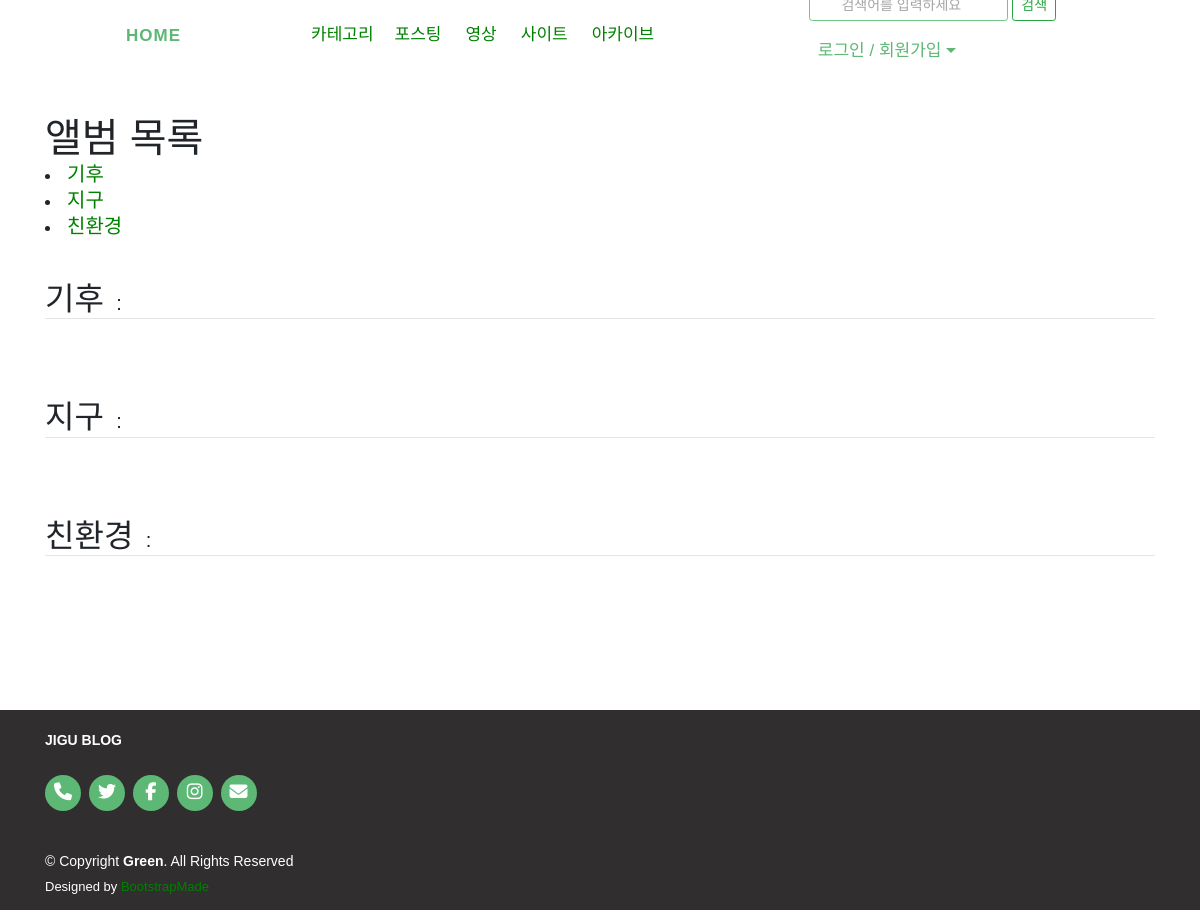
The app's page /photo/ with its own data.
### photo/models.py (models this page shows)
class Album(models.Model):
    name = models.CharField(max_length=30)
    description = models.CharField('One Line Description', max_length=100, blank=True)
    owner = models.ForeignKey('auth.User', on_delete = models.CASCADE, verbose_name='OWNER', blank=True, null=True)
    class Meta:
        ordering = ('name', )
    def __str__(self):
        return self.name
    def get_absolute_url(self):
        return reverse('photo:album_detail', args=(self.id,))

### photo/views.py (the view)
# urls.py: path('', views.AlbumLV.as_view(), name='index'),
class AlbumLV(ListView):
    model = Album

### photo/templates/photo/album_list.html (shortened to what this page needs)
{% extends "base.html" %}
{% block content %}
<div class="container">
    <br>
    <a class='h1 mr-5'>앨범 목록  </a>
    {% for album in object_list %}
    <li>
        <a class='h5' href='{{ album.get_absolute_url }}'>{{ album }}</a>
    </li>
        {% endfor%} <br>
    {% for object in object_list %}
    <div class="mt-3">
        <span class="h2">{{ object }}</span>
        <span class="h5 ml-2">: {{ object.description }}</span>
    </div>
    <hr style="margin: 0 0 30px 0;">
    <div class="row">
    </div>
    {% endfor %}
</div>
{% endblock %}

### templates/base.html (style rules this page uses)
* { font-family: 'Noto Sans KR', sans-serif, Pretendard, -apple-system, BlinkMacSystemFont, system-ui, Roboto, "Helvetica Neue", "Segoe UI", "Apple SD Gothic Neo", "Noto Sans KR", "Malgun Gothic", "Apple Color Emoji", "Segoe UI Emoji", "Segoe UI Symbol", sans-serif; }
html, body { margin: 0; padding: 0; height: 100%; }

### photo/templates/photo/album_list.html (style rules this page uses)
a:link { color : green; text-decoration: none; }

### records on screen
Album: name "기후"
Album: name "지구"
Album: name "친환경"
